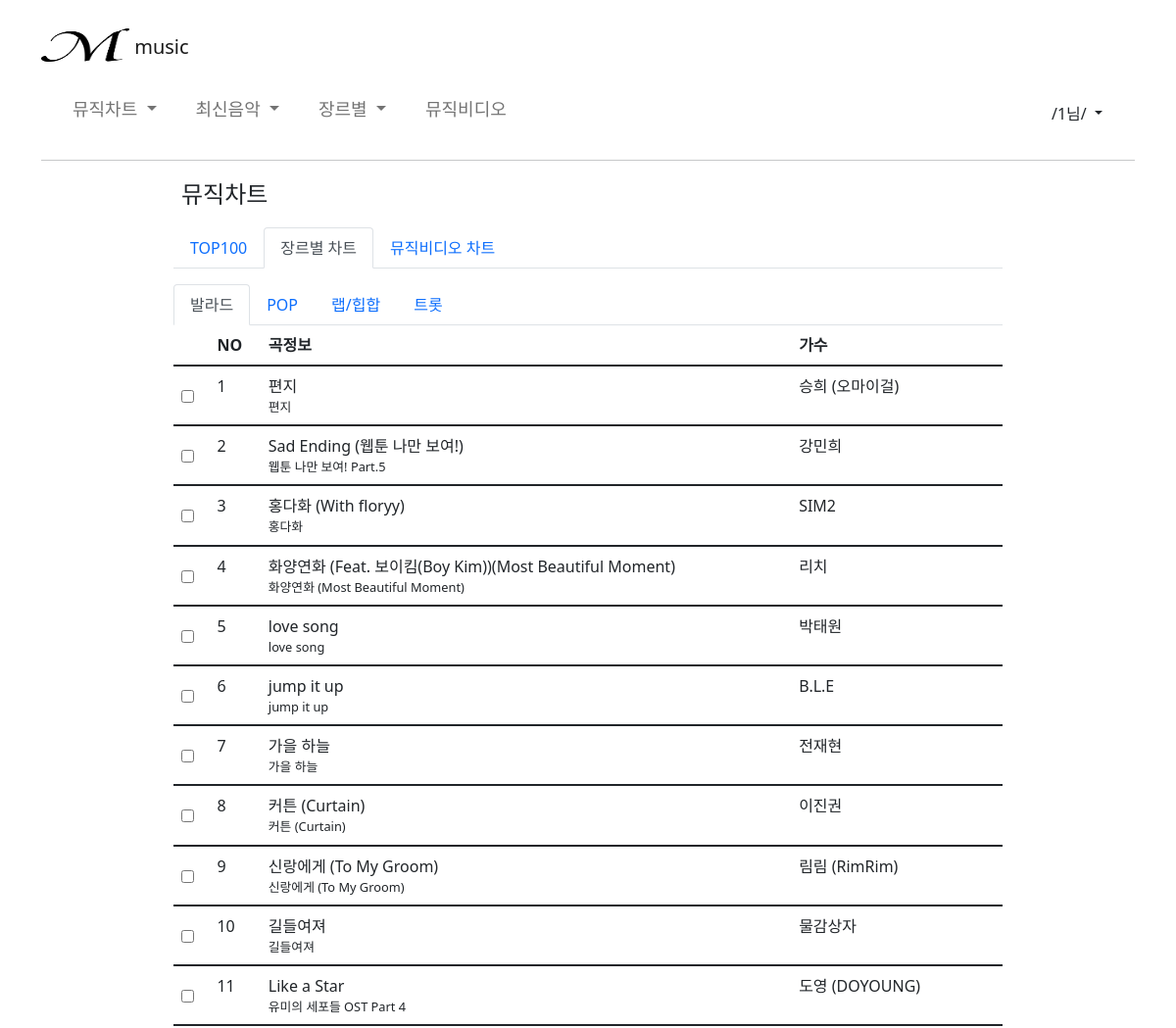
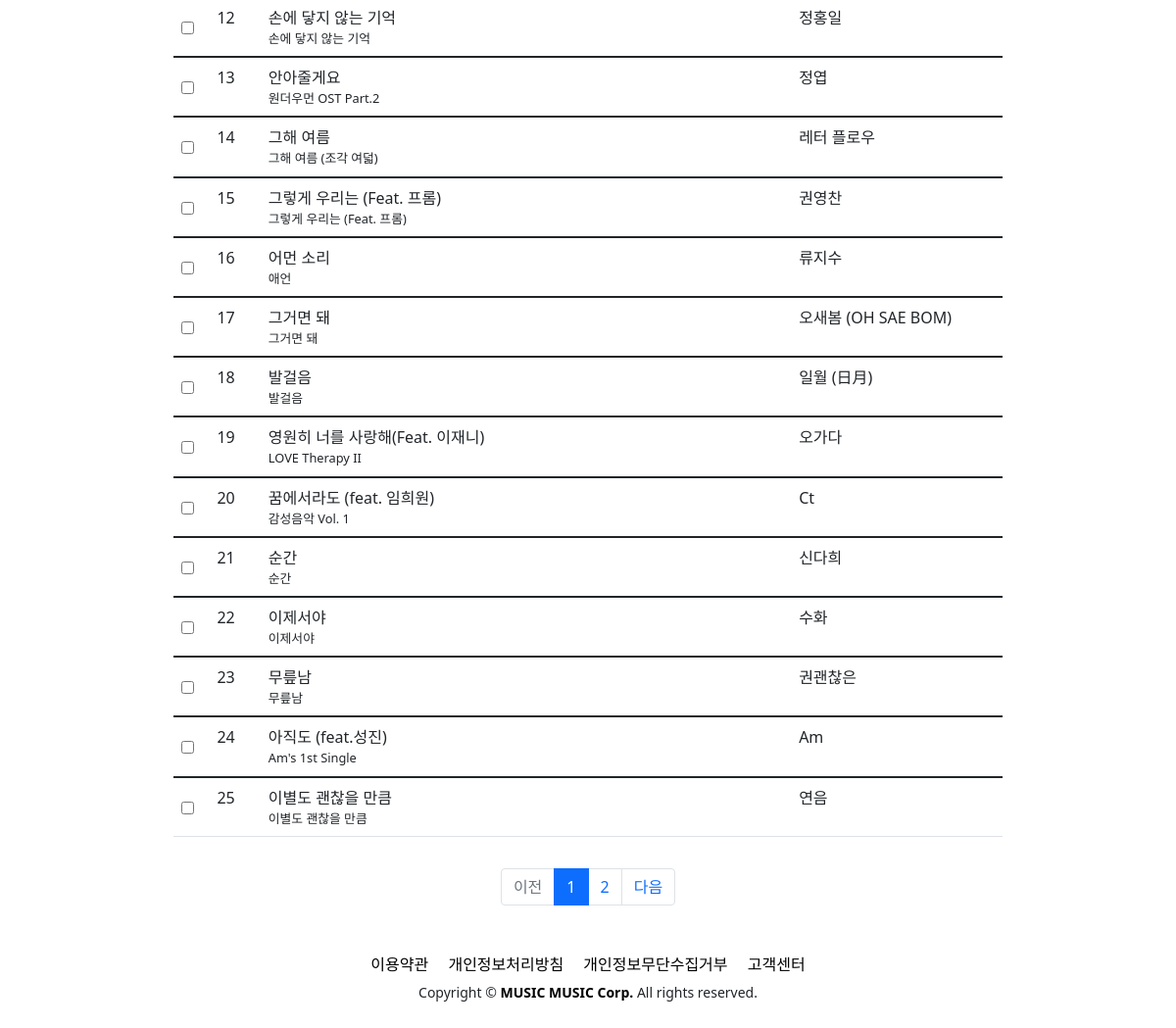
Screenshot of /ssac/chart_genre (signed in) with the database file from the repository (2 pictures, top to bottom).
### member/models.py (models this page shows, shortened)
class Ballad(models.Model):
    name = models.CharField(max_length=50)
    singer = models.CharField(max_length=50, null=True)
    album = models.CharField(max_length=50, null=True)

### member/views.py (the view)
# urls.py: path('chart_genre', views.chart_genre),
def chart_genre (req) :
  if req.session.get('userid'):
    b_chart_50 = Ballad.objects.all().order_by('pk')
    page = int(req.GET.get('page', '1')) #GET 방식으로 정보를 받아오는 데이터
    paginator = Paginator(b_chart_50, 25) #Paginator(분할된 객체, 페이지 당 담길 객체수)
    page_obj_b = paginator.get_page(page) #페이지 번호를 받아 페이지를 리턴
    return render(req, 'chart_genre.html', {'pam1' : req.session['userid'], 'page_obj_b' : page_obj_b})
  else:
    messages.error(req, '로그인을 먼저 해주세요.')
    return redirect('/ssac/main')

### member/templates/chart_genre.html (shortened to what this page needs)
{% extends 'base2.html' %}
{% load static%}
{% block contents %}
  <div class="container container2">
    <div class="mb-3 ms-2 chart_top_text">뮤직차트</div>
    <ul class="nav nav-tabs d-flex justify-content-start" id="myTab" role="tablist">
      <li class="nav-item" role="presentation">
        <button onclick="location.href='chart_top'" class="nav-link" id="home-tab" data-bs-toggle="tab" data-bs-target="#home" type="button" role="tab" aria-controls="home" aria-selected="true">TOP100</button>
      </li>
      <li class="nav-item" role="presentation">
        <button onclick="location.href='chart_genre'" class="nav-link active" id="profile-tab" data-bs-toggle="tab" data-bs-target="#profile" type="button" role="tab" aria-controls="profile" aria-selected="false">장르별 차트</button>
      </li>
      <li class="nav-item" role="presentation">
        <button onclick="location.href='chart_video'" class="nav-link" id="contact-tab" data-bs-toggle="tab" data-bs-target="#contact" type="button" role="tab" aria-controls="contact" aria-selected="false">뮤직비디오 차트</button>
      </li>
    </ul>
    <ul class="nav nav-tabs d-flex justify-content-start mt-3" id="myTab" role="tablist">
      <li class="nav-item" role="presentation">
        <button onclick="location.href='chart_genre'" class="nav-link active" id="home-tab" data-bs-toggle="tab" data-bs-target="#home" type="button" role="tab" aria-controls="home" aria-selected="true">발라드</button>
      </li>
      <li class="nav-item" role="presentation">
        <button onclick="location.href='chart_genre_pop'" class="nav-link" id="profile-tab" data-bs-toggle="tab" data-bs-target="#profile" type="button" role="tab" aria-controls="profile" aria-selected="false">POP</button>
      </li>
      <li class="nav-item" role="presentation">
        <button onclick="location.href='chart_genre_hip'" class="nav-link" id="contact-tab" data-bs-toggle="tab" data-bs-target="#contact" type="button" role="tab" aria-controls="contact" aria-selected="false">랩/힙합</button>
      </li>
      <li class="nav-item" role="presentation">
        <button onclick="location.href='chart_genre_trot'" class="nav-link" id="contact-tab" data-bs-toggle="tab" data-bs-target="#contact" type="button" role="tab" aria-controls="contact" aria-selected="false">트롯</button>
      </li>
    </ul>
    <div class="tab-content" id="myTabContent">
      <div class="tab-pane fade show active" id="contact" role="tabpanel" aria-labelledby="contact-tab">
        <table class="table table-hover">
          <thead>
            <tr>
              <th scope="col-1"></th>
              <th scope="col-1">NO</th>
              <th scope="col-1">곡정보</th>
              <th scope="col-9">가수</th>
            </tr>
          </thead>
          {% for a in page_obj_b %}
          <tbody>
            <tr>
              <td scope="row"><input type="checkbox" class="align-middle mt-3"></td>
              {% if page_obj_b.number == 2 %}
              <td>{{ forloop.counter|add:"25" }}</td>
              {% else %}
              <td>{{ forloop.counter }}</td>
              {% endif %}
              <td>
                <div>{{ a.name }}</div>
                <div style="font-size : 0.8em;">{{ a.album }}</div>
              </td>
              <td>{{ a.singer }}</td>
            </tr>
          </tbody>
          {% endfor %}
        </table>
    <div id = "paging">
      <ul class = "pagination justify-content-center" style="margin-top: 2rem;">
        {% if page_obj_b.has_previous %}
        <li class = "page-item">
          <a class = "page-link" href = "?page={{ page_obj_b.previous_page_number }}">이전</a>
        </li>
        {% else %}
        <li class = "page-item disabled">
          <a class = "page-link" tabindex = "-1" aria-disabled="true" href = "#">이전</a>
        </li>
        {% endif %}
        {% for page_number in page_obj_b.paginator.page_range %}
        {% if page_number == page_obj_b.number %}
        <li class = "page-item active" aria-current = "page">
          <a class = "page-link" href="?page={{ page_number }}">{{ page_number }}</a>
        </li>
        {% else %}
        <li class = "page-item">
          <a class = "page-link" href="?page={{ page_number }}">{{ page_number }}</a>
        </li>
        {% endif %}
        {% endfor %}
        {% if page_obj_b.has_next %}
        <li class="page-item">
          <a class="page-link" href="?page={{ page_obj_b.next_page_number }}">다음</a>
        </li>
        {% else %}
        <li class="page-item disabled">
          <a class="page-link" tabindex="-1" aria-disabled="true" href="#">다음</a>
        </li>
        {% endif %}
      </ul>
    </div>
      </div>
    </div>
{% endblock %}

### templates/base2.html (style rules this page uses)
body { background-color: white; }
a { text-decoration: none; color: black; }
.chart_top_text { font-size: 1.5em; }
@media (min-width: 1000px) { .container2 { max-width: 870px; } }

### member/templates/chart_genre.html (style rules this page uses)
@media (min-width: 1000px) { .container2 { max-width: 870px; } }

### rows the page displays
Ballad: name "편지", album "편지", singer "승희 (오마이걸)"
Ballad: name "Sad Ending (웹툰 나만 보여!)", album "웹툰 나만 보여! Part.5", singer "강민희"
Ballad: name "홍다화 (With floryy)", album "홍다화", singer "SIM2"
Ballad: name "화양연화 (Feat. 보이킴(Boy Kim))(Most Beautiful Moment)", album "화양연화 (Most Beautiful Moment)", singer "리치"
Ballad: name "love song", album "love song", singer "박태원"
Ballad: name "jump it up", album "jump it up", singer "B.L.E"
Ballad: name "가을 하늘", album "가을 하늘", singer "전재현"
Ballad: name "커튼 (Curtain)", album "커튼 (Curtain)", singer "이진권"
Ballad: name "신랑에게 (To My Groom)", album "신랑에게 (To My Groom)", singer "림림 (RimRim)"
Ballad: name "길들여져", album "길들여져", singer "물감상자"
Ballad: name "Like a Star", album "유미의 세포들 OST Part 4", singer "도영 (DOYOUNG)"
Ballad: name "손에 닿지 않는 기억", album "손에 닿지 않는 기억", singer "정홍일"
Ballad: name "안아줄게요", album "원더우먼 OST Part.2", singer "정엽"
Ballad: name "그해 여름", album "그해 여름 (조각 여덟)", singer "레터 플로우"
Ballad: name "그렇게 우리는 (Feat. 프롬)", album "그렇게 우리는 (Feat. 프롬)", singer "권영찬"
Ballad: name "어먼 소리", album "애언", singer "류지수"
Ballad: name "그거면 돼", album "그거면 돼", singer "오새봄 (OH SAE BOM)"
Ballad: name "발걸음", album "발걸음", singer "일월 (日月)"
Ballad: name "영원히 너를 사랑해(Feat. 이재니)", album "LOVE Therapy II", singer "오가다"
Ballad: name "꿈에서라도 (feat. 임희원)", album "감성음악 Vol. 1", singer "Ct"
Ballad: name "순간", album "순간", singer "신다희"
Ballad: name "이제서야", album "이제서야", singer "수화"
Ballad: name "무릎남", album "무릎남", singer "권괜찮은"
Ballad: name "아직도 (feat.성진)", album "Am's 1st Single", singer "Am"
Ballad: name "이별도 괜찮을 만큼", album "이별도 괜찮을 만큼", singer "연음"

### other values shown
{{ pam1 }} "1"
{{ page_number }} "1"
{{ page_number }} "2"
